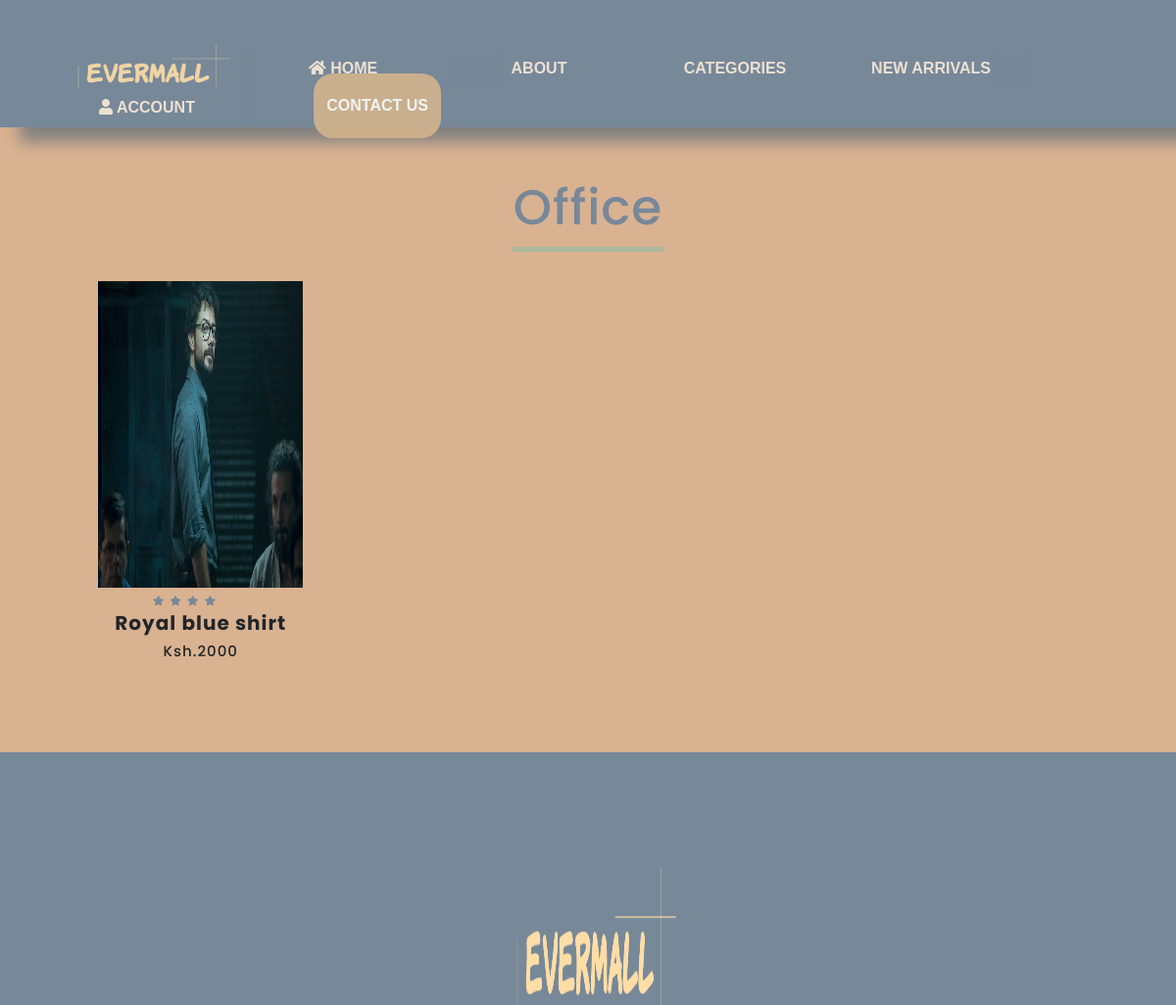
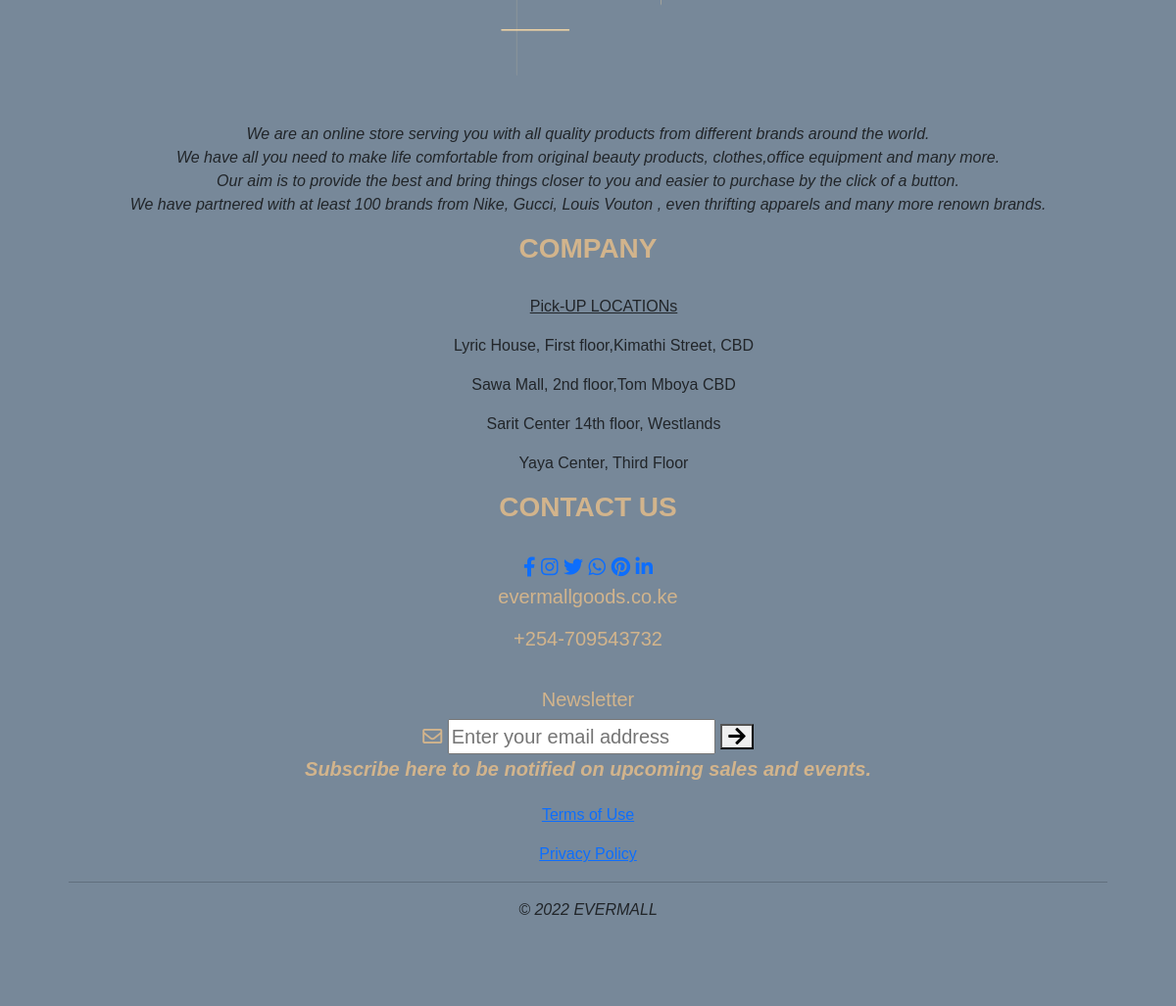
Screenshot of /Shop/Office.php with the database file from the repository (2 pictures, top to bottom).
### tables this page shows
CREATE TABLE `tbl_product` (
  `product_id` int(11) NOT NULL,
  `vendor_id` int(30) NOT NULL,
  `product_name` varchar(25) DEFAULT NULL,
  `product_description` text DEFAULT NULL,
  `product_image` varchar(40) DEFAULT NULL,
  `unit_price` double DEFAULT NULL,
  `available_quantity` int(11) DEFAULT NULL,
  `subcategory_name` text DEFAULT NULL,
  `category_name` text NOT NULL,
  `product_keywords` varchar(50) NOT NULL,
  `created_at` datetime DEFAULT current_timestamp(),
  `updated_at` datetime DEFAULT current_timestamp(),
  `added_by` int(11) DEFAULT NULL,
  `is_deleted` int(11) DEFAULT NULL
);

### Shop/Office.php (the view, shortened to what this page needs)
<?php
require_once('../Admin/connections.php');
$sql="SELECT * FROM tbl_product WHERE category_name='Office'";
$all_product = $conn->query($sql);
?>
<html>
    <head>
        <link rel="stylesheet" href="product2.css">
        <link rel="stylesheet" href="https://stackpath.bootstrapcdn.com/bootstrap/4.3.1/css/bootstrap.min.css">
        <link rel="stylesheet" href="https://stackpath.bootstrapcdn.com/font-awesome/4.7.0/css/font-awesome.min.css">
        <link rel="stylesheet" href="https://cdn.jsdelivr.net/npm/bootstrap@5.2.0-beta1/dist/css/bootstrap.min.css">
	 <link rel="stylesheet" type="text/css" href="https://cdnjs.cloudflare.com/ajax/libs/font-awesome/5.15.1/css/all.min.css">
     <link rel="stylesheet" href="../Index/index.css" >
</head>
<body>
<header>
			<ul>
			<a href="../Index/Index.php">
            <li><img src="../Evermall(White).png" width="300px"></li>
            </a>
			<li><b> <a href="../Index/Index.php"><i class="fa fa-home"></i> HOME </a></b>
			<li><b> <a href="#"> ABOUT </a></b>
			</li>
			<li><b> <a href="Shop.php"> CATEGORIES </a></b>
		</li>
			<li><b> <a href="#"> NEW ARRIVALS </a></b>
			</li>
	 <li><b> <a href="../Account/Account.php"><i class="fa fa-user"></i> ACCOUNT </a></b>
	 </li>
	<li id="contact"><b> <a href="#"> CONTACT US  </a></b></li>
</ul>
</header>
<div class="small-container">
        <div class="crazydeals">
        <h1>Office</h1>
        <hr/>
        </div>
        <div class="row">
<?php
	while($row=mysqli_fetch_assoc($all_product)){
?>
        <div class="col-md-3">
        <div class="product-top">
        <img class="image" src="../Admin/uploaded_image/<?php echo $row["product_image"]; ?>" height="100" alt = "product image">
       <div class="product-bottom text-center">
       <i class="fa fa-star" ></i>
       <i class="fa fa-star"></i>
       <i class="fa fa-star" ></i>
       <i class="fa fa-star" ></i>
       <i class="fa fa-star-half-o" ></i>
       <i class="fa fa-star-o"></i>
       <h3><?php echo $row["product_name"]; ?></h3>
       <h5> Ksh.<?php echo $row["unit_price"]; ?></h5><br>
       </div>
       </div>
       </div>
<?php
};
?>
</div>
</div>
<div class="footer">
	<div class="footer-col">
	   <img class="image" src="../Evermall(White).png">
	     <p> <i>We are an online store serving you with all quality products from different brands around the world. <br>
	     We have all you need to make life comfortable  from original beauty products, clothes,office equipment and many more.<br>Our aim is to provide the best and bring things closer to you and easier to purchase by the click of a button.<br>We have partnered with
	     at least 100 brands from Nike, Gucci, Louis Vouton , even thrifting apparels and many more renown brands.</i> </p>
	</div>
	<div class=" footer-col">
	    <h4> <b>COMPANY </b></h4>
	   <ul>
	       <p><u> Pick-UP LOCATIONs</u> </p>
		   <p> Lyric House, First floor,Kimathi Street, CBD  </p>
		   <p>Sawa Mall, 2nd floor,Tom Mboya CBD </p>
		   <p>Sarit Center 14th floor, Westlands  </p>
		   <p>Yaya Center, Third Floor </p>
	   </ul>
	</div>
	<div class="footer-col">
	    <h4> <b>CONTACT US</b></h4>
	        <div class="social-links">
			   <a href="#"><i class="fab fa-facebook-f"></i></a>
			   <a href="#"><i class="fab fa-instagram"></i></a>
			   <a href="#"><i class="fab fa-twitter"></i></a>
               <a href="#"><i class="fab fa-whatsapp"></i></a>
			   <a href="#"><i class="fab fa-pinterest"></i></a>
			   <a href="#"><i class="fab fa-linkedin-in"></i></a><br>
			   <p class="email-id"> evermallgoods.co.ke</p>
			   <h5> +254-709543732</h5> <BR>
				<div class="col">
					<h5>Newsletter</h5>
     				<form>
						<i class="far fa-envelope"></i>
						<input type="email" placeholder="Enter your email address" required>
						<button type="submit"><i class="fas fa-arrow-right"></i></button>
						<p><i><b>Subscribe here to be notified on upcoming sales and events.</b></i></p>
					</form>
				</div>
		   </div>
	 </div>
	<p><a href="#"> Terms of Use </a></p>
	<p><a href="#">Privacy Policy  </a></p>
<div>
     <hr>
     <p class="Copyright"> <i>&#169; 2022 EVERMALL</i></p>
</div>
</div>
</body>
</html>

### Shop/product2.css (style rules this page uses)
.small-container { width: 100%; max-width: 1080px; font-family: Poppins , sans-serif; letter-spacing: 1px; margin:auto; padding-left: 25px; padding-right: 25px; }
.small-container h1 { margin-top: 5%; }
.row { margin-top: 30px; }
img { width: 100%; }
.product-bottom .fa { color: lightslategray; font-size: 10px; }
.product-bottom h3 { font-size: 20px; font-weight: bold; }
.product-bottom h5 { font-size: 15px; padding-bottom: 10px; }
.col-md-3 { margin-bottom: 5%; transition: transform 0.5s; justify-content: space-around; }
.image { width:209px !important; height:313px !important; }

### Index/index.css (style rules this page uses)
body { width:100%; background:url("Background cover.jpeg"); background-size: cover; background-position:center; padding: 0; margin: 0; overflow-x: hidden; text-align: center; font-family: 'Barlow',sans-serif; box-sizing:border-box; }
.image { width:400px; height:300px; }
h1 { font-size:50px; color:LightSlateGray; }
header { background-color:LightSlateGray; padding: 50px; padding-bottom: 80px; box-shadow: 20px 15px 15px Gray; }
header li img { width: 200px; float: left; margin-top: -20px; }
header ul { margin: 0; padding: 0; list-style: none; }
header ul li { float: left; width: 200px; height: 40px; background-color: LightSlateGray; opacity: .9; line-height: 40px; text-align: center; }
header ul li a { color:AntiqueWhite; text-decoration: none; padding: 13px; transition: .3s ease; }
header ul #contact a { color: #fff; background-color: Tan; border-radius:20px; float: right; position: relative; top: -15px; transition: .3s ease; }
.crazydeals hr { width: 15%; height:5px; border:none; background:#26ccca; margin:auto; margin-top:10px; margin-bottom:30px; }
.image { width:209px; height: 313px; }
.footer { margin:0; padding:0; background-color:LightSlateGray; padding: 70px; }
.footer-col h4 { font-size:28px; color: Tan; text-transform:capitalize; margin-bottom:30px; }
.Copyright { text-align: center; }
.social-links { font-size:20px; color:Tan; }

### rows the page displays
tbl_product: product_image (picture), product_name "Royal blue shirt", unit_price "2000"
